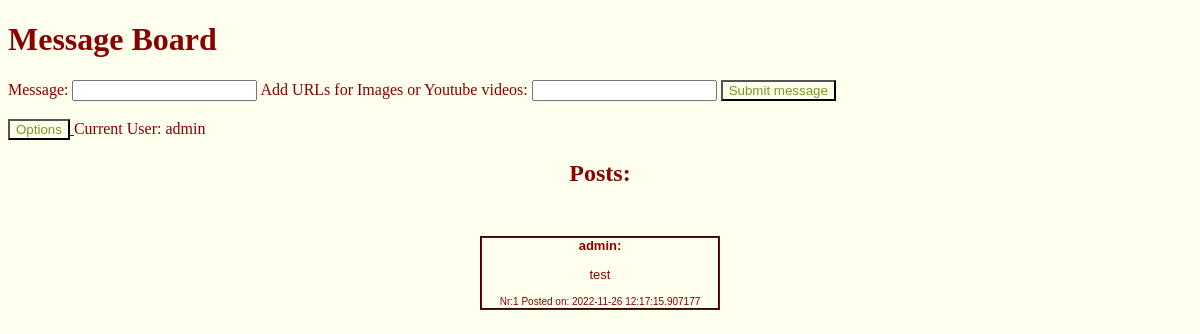
The app's page /board (signed in), older data.
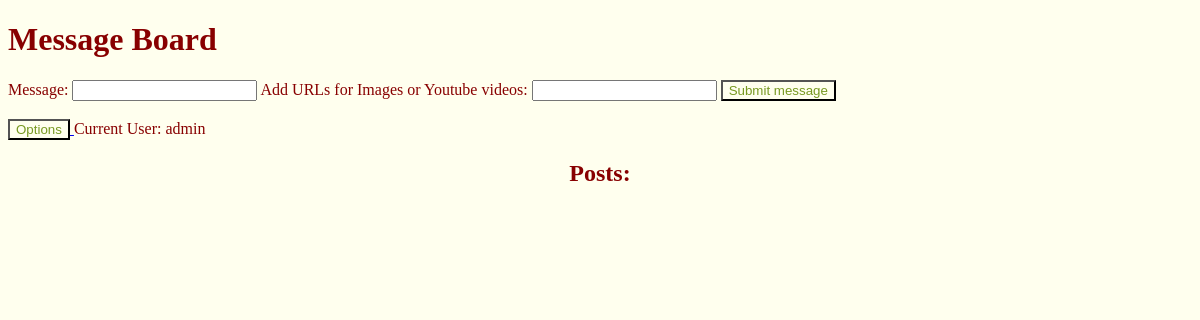
The same page, newer data.
### app.py (models this page shows, shortened)
class User(db.Model, UserMixin):
    id = db.Column(db.Integer, primary_key=True)
    username = db.Column(db.String(2000), nullable=False, unique = True)
    password = db.Column(db.String(2000), nullable=False)

class Message(db.Model):
    id = db.Column(db.Integer, primary_key=True)
    message = db.Column(db.String(2000))
    username = db.Column(db.String(20))
    date_posted = db.Column(db.String(50))
    imageurl = db.Column(db.String(5000))

### app.py (the view)
@app.route("/board", methods=["POST", "GET"])
def board():
    posts = Message.query.all()
    curuser = current_user.username
    return render_template("board.html", posts=posts, curuser=curuser)

### app.py (called while the page is built)
@login_manager.user_loader
def load_user(user_id):
    return User.query.get(int(user_id))

### templates/board.html (shortened to what this page needs)
<!DOCTYPE html>
<html lang="en">
    <head>
        <link id="darkmode" rel= "stylesheet" type= "text/css" href= "{{ url_for('static',filename='darkmode.css') }}" disabled>
        <link id="lightmode" rel= "stylesheet" type= "text/css" href= "{{ url_for('static',filename='lightmode.css') }}" disabled>
    </head>
    <h1>Message Board</h1>
    <body>
        <form method="POST" action="/add_message" id="form">
            <label>Message:</label>
            <input type="text" id="usernameinput" name="Username"  required>
            <label>Add URLs for Images or Youtube videos:</label>
            <input type="url" id="imgurlinput" name="imgurl">
            <input id="sub" type="submit" required value="Submit message">
       </form>
       <br>
    <a  href="/options">
    <button id="sub">Options</button >
    </a>
    <label>Current User: {{curuser}}</label>
    <div id="submissions">
    <h2>Posts:</h2>
    <br>
    {% for post in posts %}
    <div id="killyourselfrightnow">
        <p><b>{{post.username}}:</b></p>
        <p>{{post.message}}</p>
        <p id="datetext">Nr:{{post.id}} Posted on: {{post.date_posted}}</p>
    </div>
    <br>
    {% endfor %}
    </div>
    </body>
</html>

### static/lightmode.css (style rules this page uses)
body { color:#800 }
html { background:#ffe url(fade.png) top repeat-x; background-color: #ffe; }
#submissions { text-align: center; margin-left: auto; margin-right: auto; text-align: center; }
#sub { color: #789922; background-color: #ffe; }

Row changes from the older to the newer data that the page shows:
removed Message: username "admin", message "test", id "1", date_posted "2022-11-26 12:17:15.907177"
